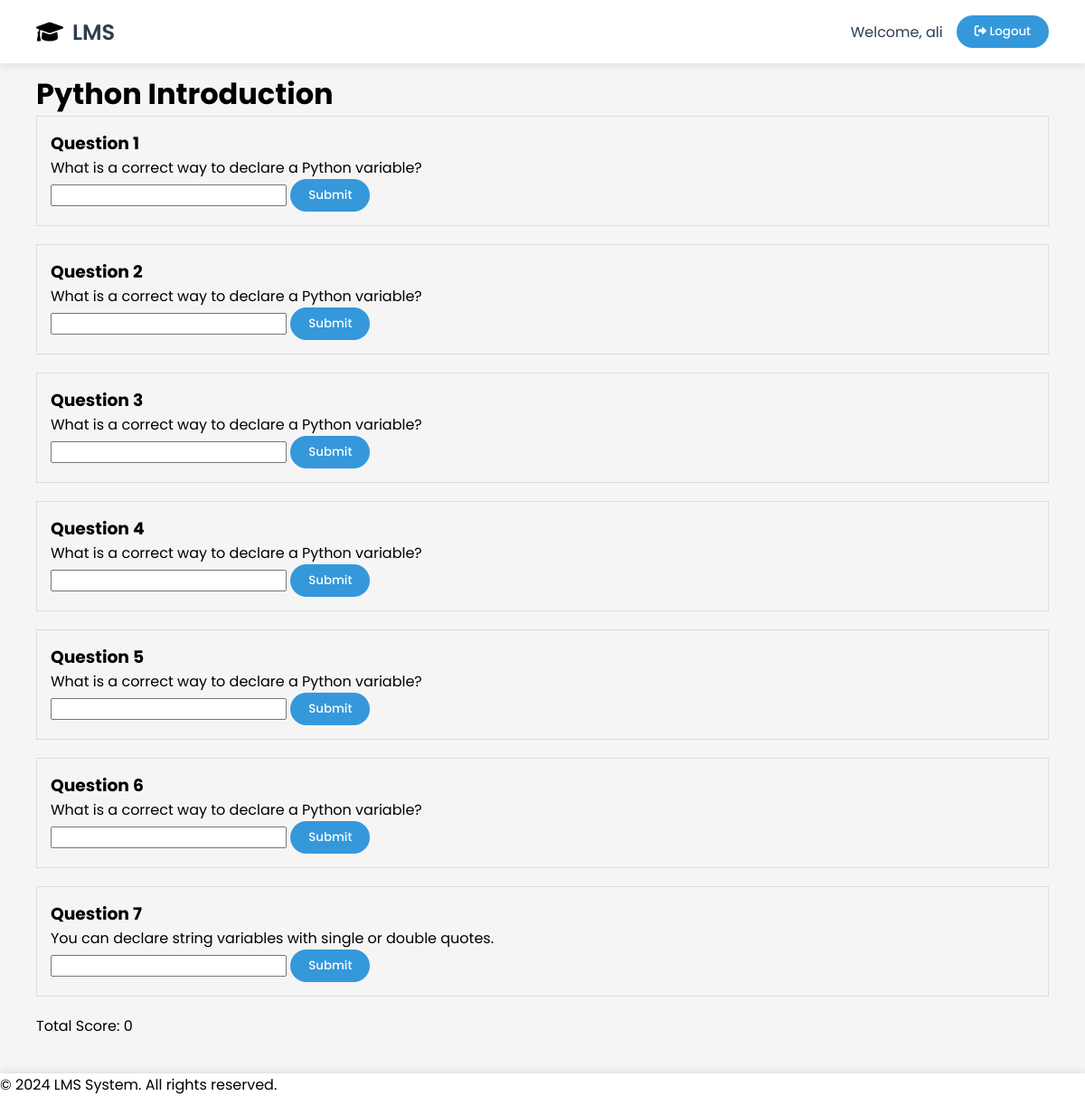
The page /teacher/student/lesson/54/37/ (signed in) on the database its author committed.
### auth_app/models.py (models this page shows)
class User(AbstractUser):
    is_student = models.BooleanField(default=False)
    is_teacher = models.BooleanField(default=False)
    is_admin = models.BooleanField(default=False)

### teacher/models.py (models this page shows)
class Lesson(models.Model):
    name=models.CharField(max_length=100)
    description=models.TextField()
    course=models.ForeignKey(Course, on_delete=models.CASCADE,related_name='lessons')

class Question(models.Model):
    QUESTION_TYPES = [
        ('fill_in_the_blank', 'Fill in the Blank'),
        ('true_false', 'True/False'),
        ('multiple_choice', 'Multiple Choice'),
    ]
    text = models.TextField()
    lesson = models.ForeignKey(Lesson, on_delete=models.CASCADE, related_name='questions')
    question_type = models.CharField(max_length=20, choices=QUESTION_TYPES, default='fill_in_the_blank')
    correct_answer = models.CharField(max_length=200)

### teacher/views.py (the view)
# urls.py: path('student/lesson/<int:course_id>/<int:lesson_id>/', views.study_lesson, name='student_study_lesson'),
@login_required
@user_passes_test(lambda u: u.is_student)
def study_lesson(request, course_id, lesson_id):
    course =Course.objects.get(id=course_id)
    lesson = Lesson.objects.get(id=lesson_id, course=course)
    questions = lesson.questions.all()
    data = {
        'course': course,
        'lesson': lesson,
        'questions': questions,
    }
    return render(request, 'student/lesson_detail.html', data)

### templates/student/lesson_detail.html (shortened to what this page needs)
{% extends 'base/base.html' %}
{% load static %}
{% block content %}
<main>
    <h1>{{ lesson.name }}</h1>
    <div id="questions-container">
        {% for question in questions %}
        <div class="question-box" style="margin-bottom: 20px; padding: 15px; border: 1px solid #ddd;">
            <h3>Question {{ forloop.counter }}</h3>
            <p>{{ question.text }}</p>
            <form class="answer-form" data-question-id="{{ question.id }}">
                <input type="text" name="answer" required>
                <button type="submit">Submit</button>
            </form>
        </div>
        {% endfor %}
    </div>
    <div id="total-score" style="margin-top: 20px;">
        Total Score: <span id="score-value">0</span>
    </div>
</main>
{% endblock %}

### templates/base/base.html (shortened to what this page needs)
{% load static %}
<!DOCTYPE html>
<html lang="en">
<head>
    <link rel="stylesheet" href="https://cdnjs.cloudflare.com/ajax/libs/font-awesome/6.0.0/css/all.min.css">
</head>
<body>
    <header>
        <nav class="nav_bar">
            <div class="right_nav_bar">
                <div class="logo">
                    <i class="fas fa-graduation-cap"></i>
                    <p>LMS</p>
                </div>
            </div>
            <div class="left_nav_bar">
                <div class="button-field">
                    {% if user.is_authenticated %}
                    <div class="teacher-info">
                        <span>Welcome, {{ user.username }}</span>
                        <form action="{% url 'logout' %}" method="post">
                            <button type="submit" class="btn">
                                <i class="fas fa-sign-out-alt"></i> Logout
                            </button>
                        </form>
                    </div>
                    {% else %}
                    <form action="{% url 'login' %}" method="get">
                        <button type="submit" class="btn">
                            <i class="fas fa-sign-in-alt"></i> Login
                        </button>
                    </form>
                    {% endif %}
                </div>
            </div>
        </nav>
    </header>
    <main>
        {% block content %}
        {% endblock %}
    </main>
    <footer>
        <p>&copy; {% now "Y" %} LMS System. All rights reserved.</p>
    </footer>
</body>
</html>

### templates/base/base.html (style rules this page uses)
* { margin: 0; padding: 0; box-sizing: border-box; font-family: 'Poppins', sans-serif; }
body { background-color: #f5f5f5; min-height: 100vh; display: flex; flex-direction: column; }
nav { display: flex; justify-content: space-between; align-items: center; width: 100%; height: 70px; background: white; padding: 0 40px; box-shadow: 0 2px 10px rgba(0, 0, 0, 0.1); position: fixed; top: 0; z-index: 1000; }
.right_nav_bar { display: flex; align-items: center; }
.logo { display: flex !important; align-items: center !important; gap: 10px; }
.logo i { font-size: 24px; }
.logo p { font-size: 24px; font-weight: 600; color: #2c3e50; }
.left_nav_bar .button-field { display: flex; gap: 15px; align-items: center; }
.teacher-info { display: flex; align-items: center; gap: 15px; color: #2c3e50; }
button { padding: 8px 20px; border: none; border-radius: 20px; background: #3498db; color: white; cursor: pointer; font-weight: 500; }
main { margin-top: 20px; padding: 20px; min-height: 500px; }
footer { width: 100%; background: white !important; align-items: center !important; position: relative; bottom: 0; box-shadow: 0 -2px 10px rgba(0, 0, 0, 0.1); }

### rows shown on the page
Lesson: name "Python Introduction"
Question: text "What is a correct way to declare a Python variable?"
Question: text "What is a correct way to declare a Python variable?"
Question: text "What is a correct way to declare a Python variable?"
Question: text "What is a correct way to declare a Python variable?"
Question: text "What is a correct way to declare a Python variable?"
Question: text "What is a correct way to declare a Python variable?"
Question: text "You can declare string variables with single or double quotes."

### other values the page prints
{{ user.username }} "ali"
